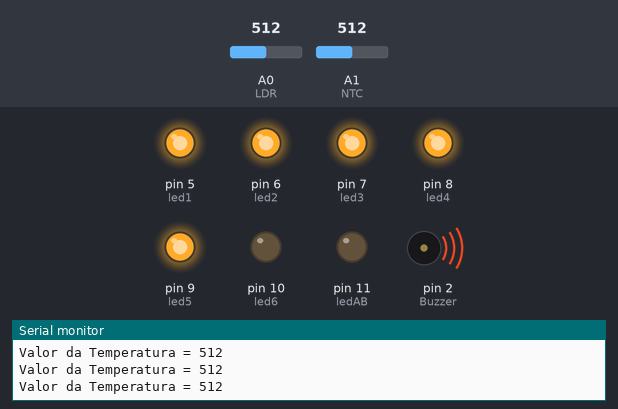
Recording of a sketch running on a simulated Arduino Uno, built with avr-gcc and run on an emulated ATmega328P. Shown: output pins drawn as LEDs (lit = HIGH), buzzer (waves = sounding, pin HIGH), the last lines printed to the serial monitor. Inputs (shaded band) come from the test bench; at power-on: A1 (NTC) = 512, A0 (LDR) = 512.

Above: at 1.2 s.
1.3 s: A1 (NTC) set to 34
4.3 s: A1 (NTC) set to 28
At 5.1 s:
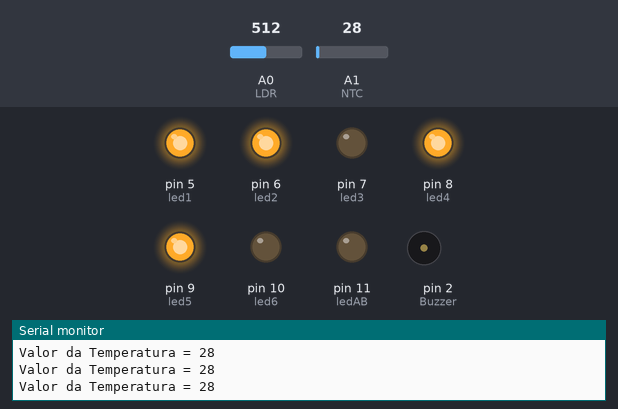
5.8 s: A0 (LDR) set to 483
At 6.8 s:
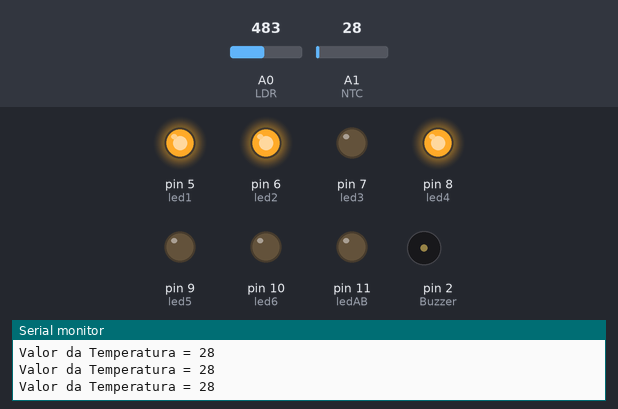
7.3 s: A1 (NTC) set to 122
At 8.5 s:
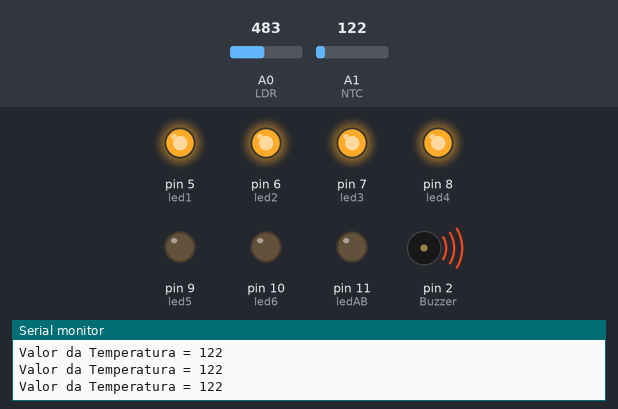
8.8 s: A0 (LDR) set to 458
10.3 s: A0 (LDR) set to 433
At 11.0 s:
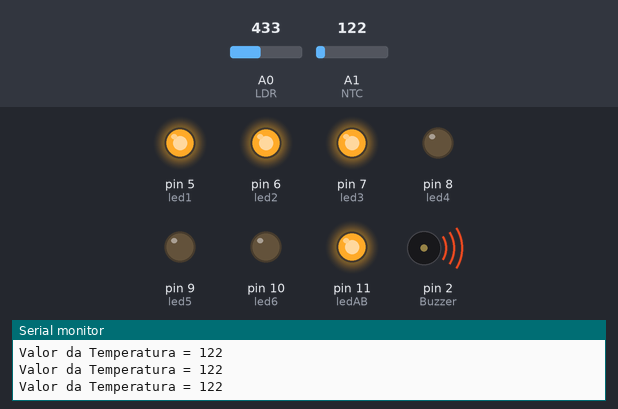
Timing chart, 0 to 12.8 s (numbered marks = the images above; inputs shaded):
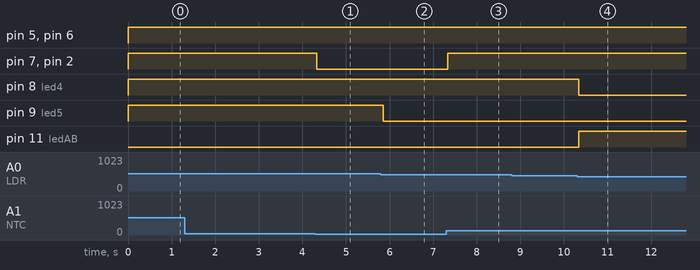

Measured:
- the behaviour switches between 31 and 30 on A1 (NTC) (found by bisection; images 0 and 1)
- the behaviour switches between 501 and 500 on A0 (LDR) (found by bisection; images 1 and 2)
- the behaviour switches between 451 and 450 on A0 (LDR) (found by bisection; images 3 and 4)
- after the input at 4.3 s, pin 7 (led3), pin 2 (Buzzer): HIGH → LOW at once
- after the input at 5.8 s, pin 9 (led5): HIGH → LOW after 0.05 s
- after the input at 7.3 s, pin 7 (led3), pin 2 (Buzzer): LOW → HIGH at once
- after the input at 10.3 s, pin 8 (led4): HIGH → LOW at once; pin 11 (ledAB): LOW → HIGH at once

The sketch:

Projeto_7_Alarme_Multiproposito.ino
```cpp
const int LDR = 0; //Porta A0 é definida como porta do LDR
const int NTC = 1; //Porta A1 é definida como porta do NTC
const int Buzzer = 2; //Porta D2 é definida como Buzzer
const int led1 = 5; //Porta D5 é definida como LED1
const int led2 = 6; //Porta D6 é definida como LED2
const int led3 = 7; //Porta D7 é definida como LED3
const int led4 = 8; //Porta D8 é definida como LED4
const int led5 = 9; //Porta D9 é definida como LED5
const int led6 = 10; //Porta D10 é definida como LED6
const int ledAB = 11; //Porta D11 é definida como LEDAB
int ValorLDR = 0; //O valor inicial so LDR é = 0
int ValorNTC = 0; //O valor inicial so NTC é = 0

void setup(){

  pinMode(Buzzer, OUTPUT); //A porta Buzzer é definida como saída
  pinMode(led1, OUTPUT); //A porta LED1 é definida como saída
  pinMode(led2, OUTPUT); //A porta LED2 é definida como saída
  pinMode(led3, OUTPUT); //A porta LED3 é definida como saída
  pinMode(led4, OUTPUT); //A porta LED4 é definida como saída
  pinMode(led5, OUTPUT); //A porta LED5 é definida como saída
  pinMode(led6, OUTPUT); //A porta LED6 é definida como saída
  pinMode(ledAB, OUTPUT); //A porta LEDAB é definida como saída
  Serial.begin(9600);
}

void loop(){

  ValorLDR = analogRead(LDR); //É feito a leitura do LDR
  ValorNTC = analogRead(NTC); //É feito a leitura do NTC
  Serial.print("Valor da Temperatura = "); //Mostra o valor da temperatura
  Serial.println(ValorNTC); //Escreve o valor do NTC
  if (ValorNTC > 10) //Se o valor for menor que 10
    digitalWrite(led1, HIGH); //LED1 liga
  else //Depois
   digitalWrite(led1, LOW); //LED1 desliga
  if (ValorNTC > 20) //Se o valor for menor que 20
   digitalWrite(led2, HIGH); //LED2 liga
  else //Depois
    digitalWrite(led2, LOW); //LED2 desliga
  if (ValorNTC > 30){ //Se o valor for menor que 30
    digitalWrite(led3, HIGH); //LED3 liga
    digitalWrite(Buzzer, HIGH); //Buzzer liga
  }
  else{ //Depois
    digitalWrite(led3, LOW); //LED3 desliga
    digitalWrite(Buzzer, LOW); //Buzzer desliga
  }
  if (ValorLDR > 600) //Se o valor do LDR for menor que 600
    digitalWrite(led6, HIGH); //LED6 liga
  else //Depois
    digitalWrite(led6, LOW); //LED6 desliga
  if (ValorLDR > 500) //Se o valor do LDR for menor que 500
    digitalWrite(led5, HIGH); //LED5 liga
  else //Depois
    digitalWrite(led5, LOW); //LED5 desliga
  if (ValorLDR > 450){ //Se o valor do LDR for menor que 450
    digitalWrite(led4, HIGH); //LED4 liga
    digitalWrite(ledAB, LOW); //LEDAB desliga
  }
  else{ //depois
    digitalWrite(led4, LOW); //LED4 desliga
    digitalWrite(ledAB, HIGH); //LEDAB liga
  }
}
```
